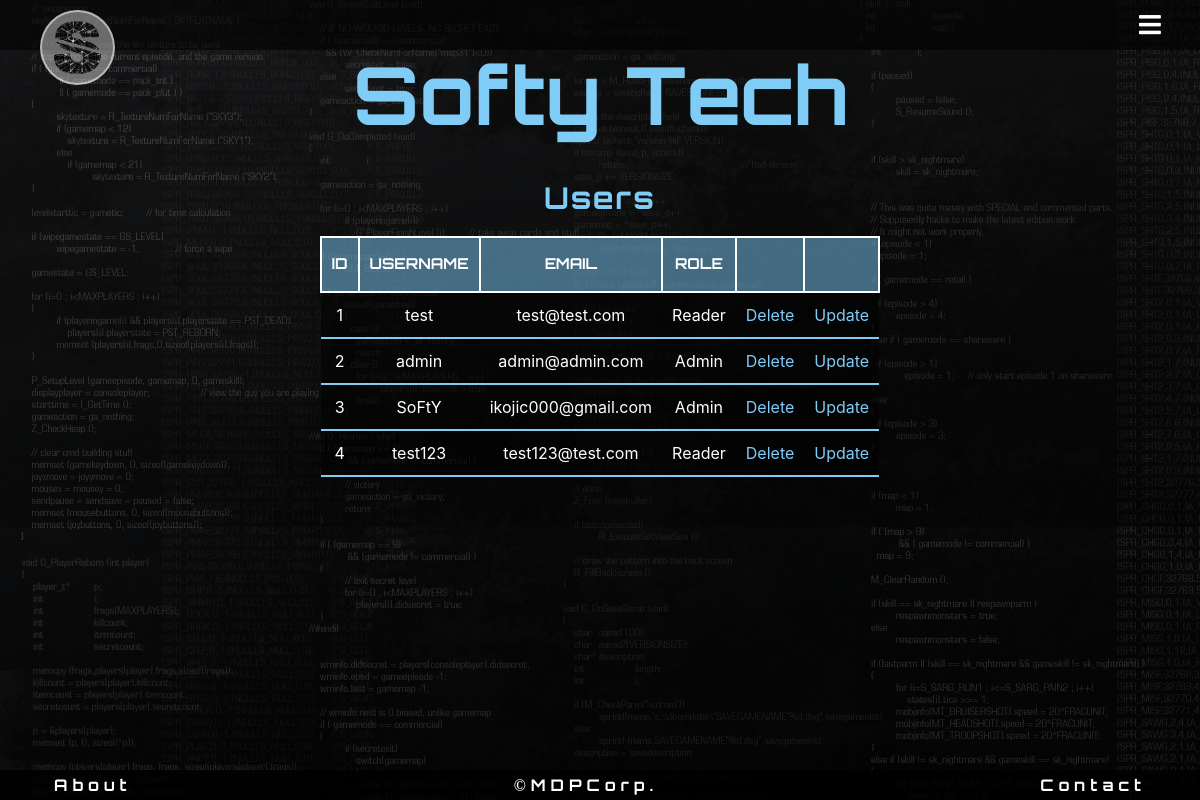
Before: /admin/users (signed in) with the older database file.
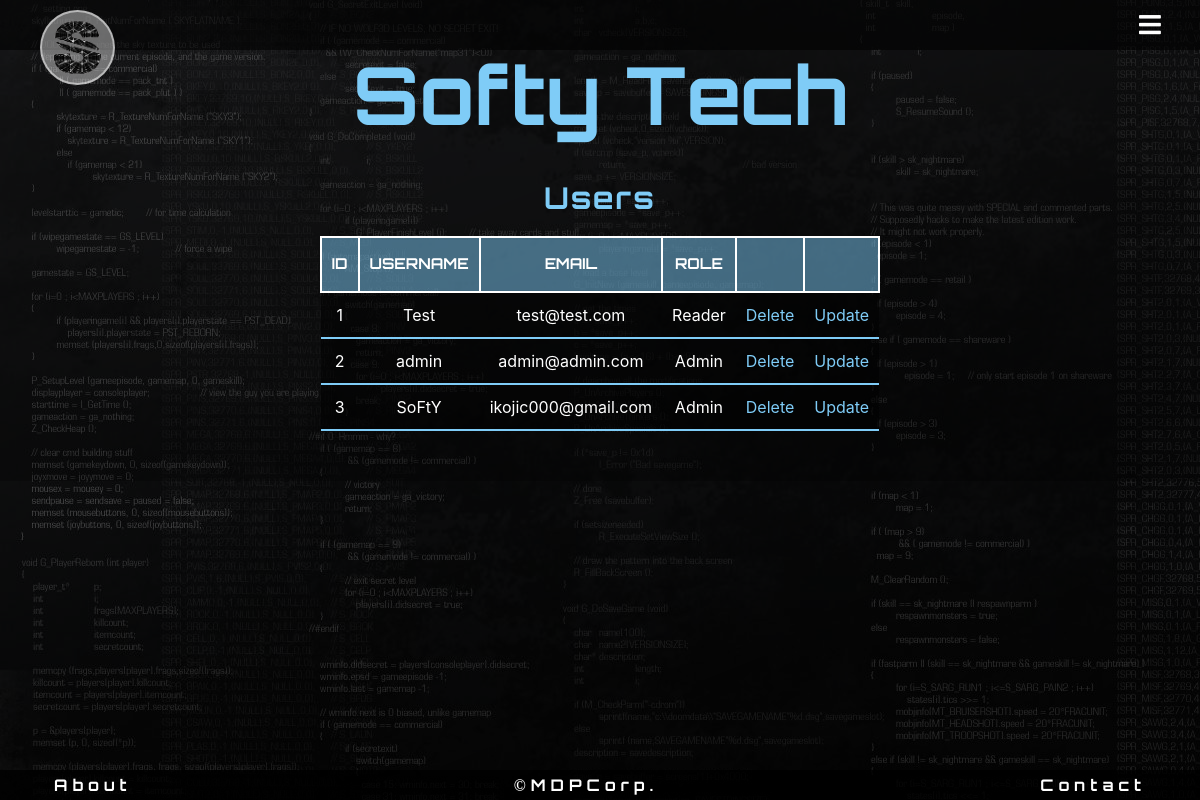
After: the same page with the newer database file.
### flaskblog/models.py (models this page shows, shortened)
class User(db.Model, UserMixin):
    __tablename__ = 'users'
    id = db.Column(db.Integer, primary_key=True)
    username = db.Column(db.String(15), unique=True, nullable=False)
    email = db.Column(db.String(30), unique=True, nullable=False)
    email_confirmed_at = db.Column(db.DateTime(), default=datetime.utcnow)
    password = db.Column(db.String(60), nullable=False)
    roles = db.relationship('Role', secondary='user_roles')
    comments = db.relationship('Comment', backref = 'user', lazy= 'dynamic')
    active = db.Column(db.Boolean(), default=True)

class Role(db.Model):
    __tablename__ = 'roles'
    id = db.Column(db.Integer(), primary_key=True)
    name = db.Column(db.String(50), unique=True)

### flaskblog/users/routes.py (the view)
@users.route("/admin/users")
@login_required
@roles_required('Admin')
def userList():
    users = User.query.all()
    return render_template('admin_Users.html', users=users)

### flaskblog/templates/admin_Users.html
{% extends "admin_Base.html" %}
{% block content %}
<h2>Users</h2>
<table>
    <tr>
        <th>ID</th>
        <th>Username</th>
        <th>Email</th>
        <th>Role</th>
        <th></th>
        <th></th>
    </tr>
    {% for user in users %}
    <tr>
        <td>{{user.id}}</td>
        <td>{{user.username}}</td>
        <td>{{user.email}}</td>
        <td>{{ user.roles[0].name }}</td>
        <td><a href="{{ url_for('users.delete_user', user_id=user.id) }}">Delete</a></td>
        <td><a href="{{ url_for('users.update_user', user_id=user.id) }}">Update</a></td>
    </tr>
    {% endfor %}
</table>
{% endblock %}

Changed rows visible on the page:
removed User: id "4", username "test123", email "test123@test.com", name "Reader"
changed User "test@test.com": username "test" → "Test"
